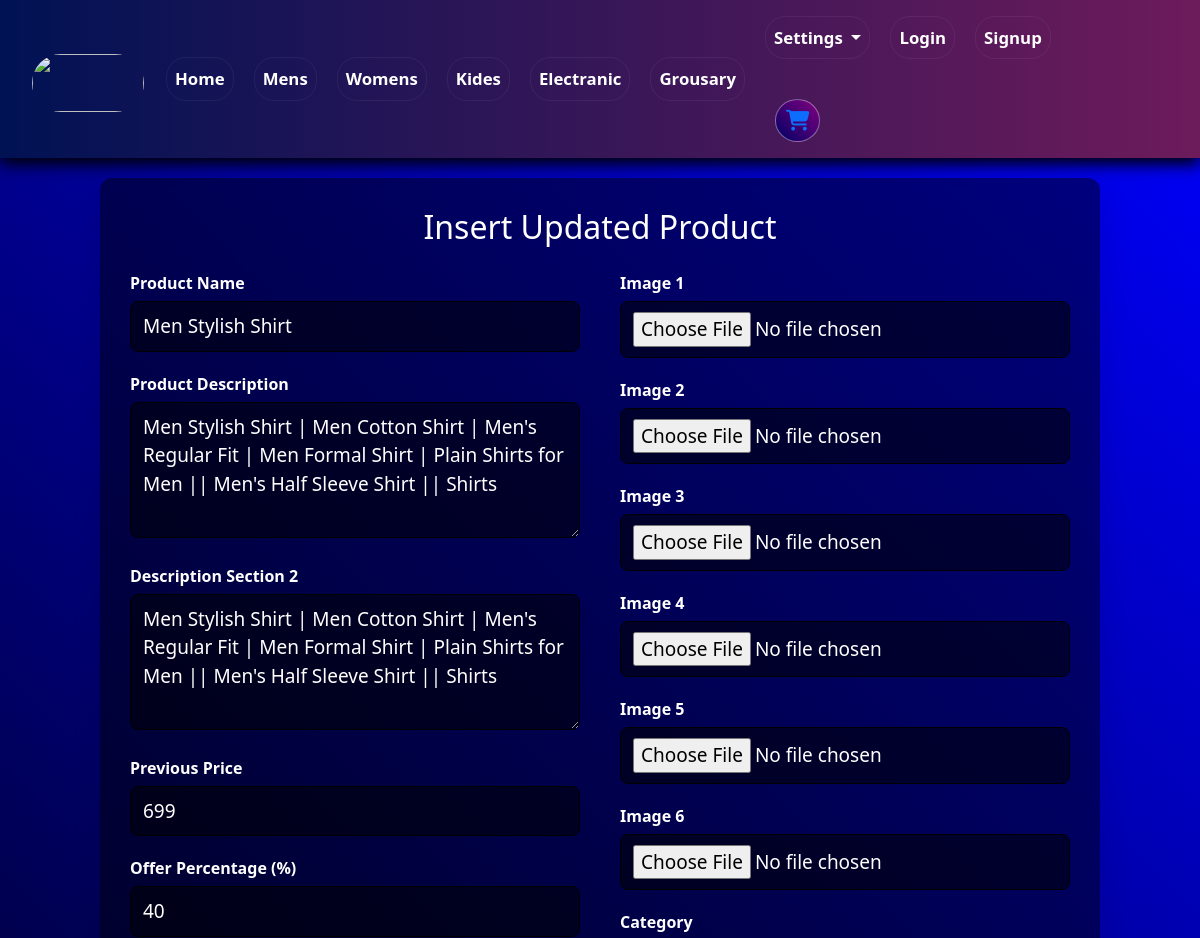
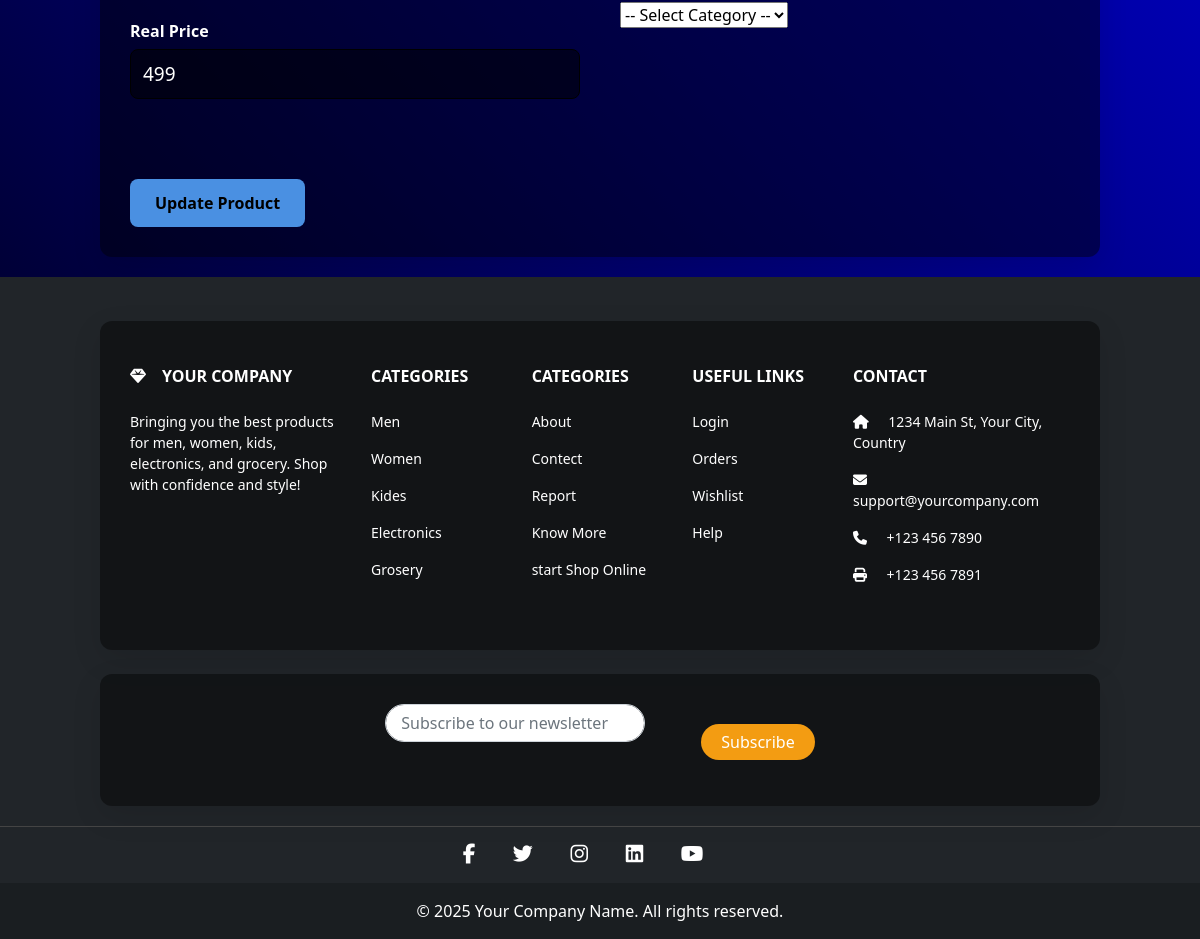
The page /adminCardEditRead/17/ on the database its author committed (2 pictures, top to bottom).
### app/models.py (models this page shows)
class DynamicCards(models.Model):
    db_product_name = models.CharField(max_length=70)
    db_product_discription = models.CharField(max_length=400)
    db_product_discription2 = models.CharField(max_length=400)
    db_product_previous_price = models.IntegerField()
    db_product_offer_percentage = models.IntegerField()
    db_product_real_price = models.IntegerField()
    db_product_catagurays = models.CharField(max_length=100)  # <- no default here
    db_product_image1 = models.ImageField(upload_to='image')
    db_product_image2 = models.ImageField(upload_to='image')
    db_product_image3 = models.ImageField(upload_to='image')
    db_product_image4 = models.ImageField(upload_to='image')
    db_product_image5 = models.ImageField(upload_to='image')
    db_product_image6 = models.ImageField(upload_to='image')

### app/views.py (the view)
# urls.py: path('adminCardEditRead/<int:prodid>/',views.adminCardEditRead,name='adminCardEditRead'), # id ka data uth ke admin from me jaye es path se
def adminCardEditRead(request,prodid):
    cart = DynamicCards.objects.get(id=prodid)
    id = request.session.get('admin_id')
    return render(request, "adminDeshbord.html",{'id':id,'cart':cart} )

### app/templates/adminDeshbord.html (shortened to what this page needs)
{% extends "comman.html" %}
{% load static %}
{% block css %}
{{ block.super }}
<link rel="stylesheet" href="{% static 'css/admin.css' %}">
{% endblock css %}
{% block content %}
  <div class="container">
    {% if cart %}
        <h2>Insert Updated Product</h2>
        <form method="POST" action="{% url 'adminConfirmEditData' prodIdEdit=cart.id %}" enctype="multipart/form-data">
            <div class="form-section">
                <div class="form-group">
                    <label for="product_name">Product Name</label>
                    <input type="text" value="{{cart.db_product_name}}" name="product_name" id="product_name" required>
                </div>
                <div class="form-group">
                    <label for="product_description">Product Description</label>
                    <textarea name="product_description" id="product_description" rows="4" required>{{ cart.db_product_discription2 }}</textarea>
                </div>
                <div class="form-group">
                    <label for="description_section_2">Description Section 2</label>
                    <textarea name="description_section_2" id="description_section_2" rows="4" required>{{ cart.db_product_discription2 }}</textarea>
                </div>
                <div class="form-group">
                    <label for="previous_price">Previous Price</label>
                    <input type="number" value="{{cart.db_product_previous_price}}" name="previous_price" id="previous_price" step="0.01" required>
                </div>
                <div class="form-group">
                    <label for="offer_percentage">Offer Percentage (%)</label>
                    <input type="number" value="{{cart.db_product_offer_percentage}}" name="offer_percentage" id="offer_percentage" step="0.01">
                </div>
                <div class="form-group">
                    <label for="real_price">Real Price</label>
                    <input type="number" value="{{cart.db_product_real_price}}" name="real_price" id="real_price" step="0.01" required>
                </div>
            </div>
            <div class="form-section">
                <div class="form-group">
                    <label for="image1">Image 1</label>
                    <input type="file" value="{{cart.db_product_image1}}"  name="image1" id="image1" accept="image/*">
                </div>
                <div class="form-group">
                    <label for="image2">Image 2</label>
                    <input type="file" value="{{cart.db_product_image2}}"  name="image2" id="image2" accept="image/*">
                </div>
                <div class="form-group">
                    <label for="image3">Image 3</label>
                    <input type="file" value="{{cart.db_product_image3}}"  name="image3" id="image3" accept="image/*">
                </div>
                <div class="form-group">
                    <label for="image4">Image 4</label>
                    <input type="file" value="{{cart.db_product_image4}}"  name="image4" id="image4" accept="image/*">
                </div>
                <div class="form-group">
                    <label for="image5">Image 5</label>
                    <input type="file" value="{{cart.db_product_image5}}"  name="image5" id="image5" accept="image/*">
                </div>
                <div class="form-group">
                    <label for="image6">Image 6</label>
                    <input type="file" value="{{cart.db_product_image6}}"  name="image6" id="image6" accept="image/*">
                </div>
                <div class="form-group">
                    <label for="db_product_catagurays">Category</label>
                    <select value="{{cart.db_product_catagurays}}"  name="db_product_catagurays" id="db_product_catagurays" required>
                        <option value="">-- Select Category --</option>
                    </select>
                </div>
            </div>
            <div style="width: 100%;">
                <button type="submit">Update Product</button>
            </div>
        </form>
    {% endif %}
</div>
{% endblock  %}

### app/static/css/comman.css (style rules this page uses)
* { margin: 0; padding: 0; box-sizing: border-box; }
body { background-color: #0066ff; font-family: 'Poppins', sans-serif; height: auto; }

### app/static/css/admin.css (style rules this page uses)
body { font-family: 'Segoe UI', Tahoma, Geneva, Verdana, sans-serif; background: linear-gradient(45deg,black,blue); }
.container { max-width: 1000px; margin: 20px auto; background: #00000075; border-radius: 12px; padding: 30px; box-shadow: 0 10px 30px rgba(0, 0, 0, 0.1); }
h2 { text-align: center; color: #ffffff; margin-bottom: 25px; }
form { display: flex; gap: 40px; flex-wrap: wrap; }
.form-section { flex: 1; min-width: 300px; }
.form-group { margin-bottom: 20px; }
label { display: block; margin-bottom: 6px; font-weight: 600; color: #ffffff; }
input[type="text"], input[type="number"], textarea, input[type="file"] { width: 100%; padding: 10px 12px; border: 1px solid #000000; border-radius: 8px; font-size: 19px; transition: border 0.3s ease; background: #00000083; color: #fff; }
textarea { resize: vertical; }
button { background-color: #4a90e2; color: #000000; padding: 12px 25px; border: none; border-radius: 8px; font-size: 16px; font-weight: bold; cursor: pointer; margin-top: 20px; transition: background 0.3s ease; }

### rows shown on the page
DynamicCards: product_name "Men Stylish Shirt", product_description "Men Stylish Shirt | Men Cotton Shirt | Men's Regular Fit | Men Formal Shirt | Plain Shirts for Men || Men's Half Sleeve Shirt || Shirts", description_section_2 "Men Stylish Shirt | Men Cotton Shirt | Men's Regular Fit | Men Formal Shirt | Plain Shirts for Men || Men's Half Sleeve Shirt || Shirts", previous_price "699", offer_percentage "40", real_price "499"
